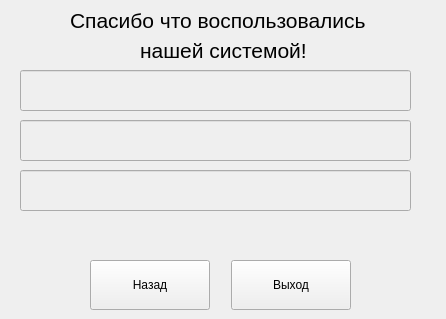
<?xml version="1.0" encoding="UTF-8"?>
<ui version="4.0">
 <class>MainWindow</class>
 <widget class="QMainWindow" name="MainWindow">
  <property name="geometry">
   <rect>
    <x>0</x>
    <y>0</y>
    <width>446</width>
    <height>319</height>
   </rect>
  </property>
  <property name="minimumSize">
   <size>
    <width>446</width>
    <height>319</height>
   </size>
  </property>
  <property name="maximumSize">
   <size>
    <width>446</width>
    <height>319</height>
   </size>
  </property>
  <property name="windowTitle">
   <string>MainWindow</string>
  </property>
  <widget class="QWidget" name="centralwidget">
   <widget class="QLabel" name="label">
    <property name="geometry">
     <rect>
      <x>70</x>
      <y>0</y>
      <width>351</width>
      <height>41</height>
     </rect>
    </property>
    <property name="font">
     <font>
      <family>Segoe UI</family>
      <pointsize>16</pointsize>
     </font>
    </property>
    <property name="text">
     <string>Спасибо что воспользовались</string>
    </property>
   </widget>
   <widget class="QLabel" name="label_2">
    <property name="geometry">
     <rect>
      <x>140</x>
      <y>30</y>
      <width>211</width>
      <height>41</height>
     </rect>
    </property>
    <property name="font">
     <font>
      <family>Segoe UI</family>
      <pointsize>16</pointsize>
     </font>
    </property>
    <property name="text">
     <string>нашей системой!</string>
    </property>
   </widget>
   <widget class="QPushButton" name="btn_back">
    <property name="geometry">
     <rect>
      <x>90</x>
      <y>260</y>
      <width>120</width>
      <height>50</height>
     </rect>
    </property>
    <property name="font">
     <font>
      <family>Segoe UI</family>
     </font>
    </property>
    <property name="text">
     <string>Назад</string>
    </property>
   </widget>
   <widget class="QPushButton" name="btn_exit">
    <property name="geometry">
     <rect>
      <x>231</x>
      <y>260</y>
      <width>120</width>
      <height>50</height>
     </rect>
    </property>
    <property name="font">
     <font>
      <family>Segoe UI</family>
     </font>
    </property>
    <property name="text">
     <string>Выход</string>
    </property>
   </widget>
   <widget class="QLineEdit" name="lineEdit">
    <property name="enabled">
     <bool>false</bool>
    </property>
    <property name="geometry">
     <rect>
      <x>20</x>
      <y>70</y>
      <width>391</width>
      <height>41</height>
     </rect>
    </property>
   </widget>
   <widget class="QLineEdit" name="lineEdit_2">
    <property name="enabled">
     <bool>false</bool>
    </property>
    <property name="geometry">
     <rect>
      <x>20</x>
      <y>120</y>
      <width>391</width>
      <height>41</height>
     </rect>
    </property>
   </widget>
   <widget class="QLineEdit" name="lineEdit_3">
    <property name="enabled">
     <bool>false</bool>
    </property>
    <property name="geometry">
     <rect>
      <x>20</x>
      <y>170</y>
      <width>391</width>
      <height>41</height>
     </rect>
    </property>
   </widget>
  </widget>
 </widget>
 <resources/>
 <connections/>
</ui>
